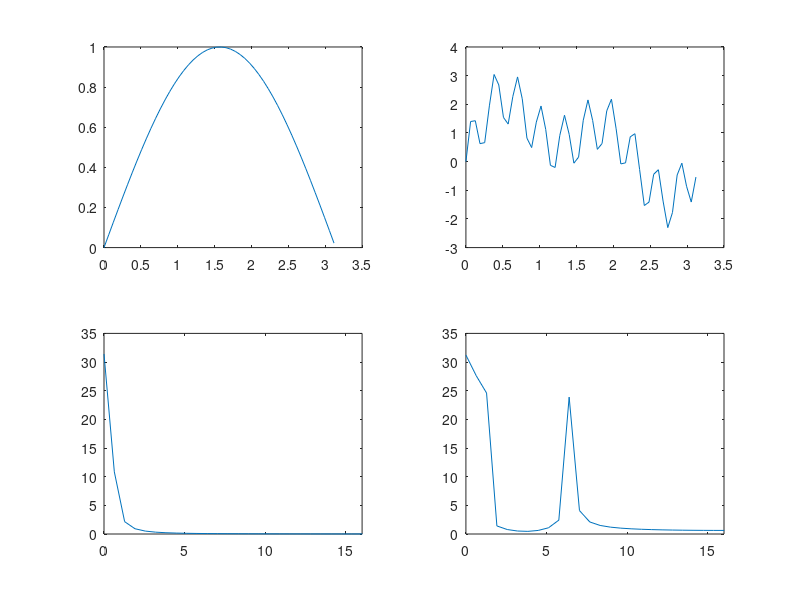

This figure's MATLAB source:
clear all; close all;
% Sampling
fs = 32;     % Sampling rate [Hz]
Ts = 1/fs;     % Sampling period [s]
fNy = fs / 2;  % Nyquist frequency [Hz]
duration = 1; % Duration [s]
% Sampling
t = 0: 1/(5*pi) :pi ;
noSamples = length(t);    % Number of samples

%%
x = sin(t);
plt = plot(x,'DisplayName','x')
hold on
x1 = sin(2.* t);
plot(x1,'DisplayName','x1')
x2 = sin(4 .* t);
plot(x2,'DisplayName','x2')
x3 = sin(20 .* t);
plot(x3,'DisplayName','x3')
% x4 = sin(100 .* t);
% plot(x4)
hold off
legend show
xn = x + x1 + x2 + x3;
% Frequency analysis
f = 0 : fs/noSamples : fs - fs/noSamples; % Frequency vector
% FFT
x_fft = abs(fft(x));
xn_fft = abs(fft(xn));
% Plot
figure(1);
subplot(2,2,1);
plot(t, x);
subplot(2,2,2);
plot(t, xn);
subplot(2,2,3);
plot(f,x_fft);
xlim([0 fNy]);
subplot(2,2,4);
plot(f,xn_fft);
xlim([0 fNy]);
